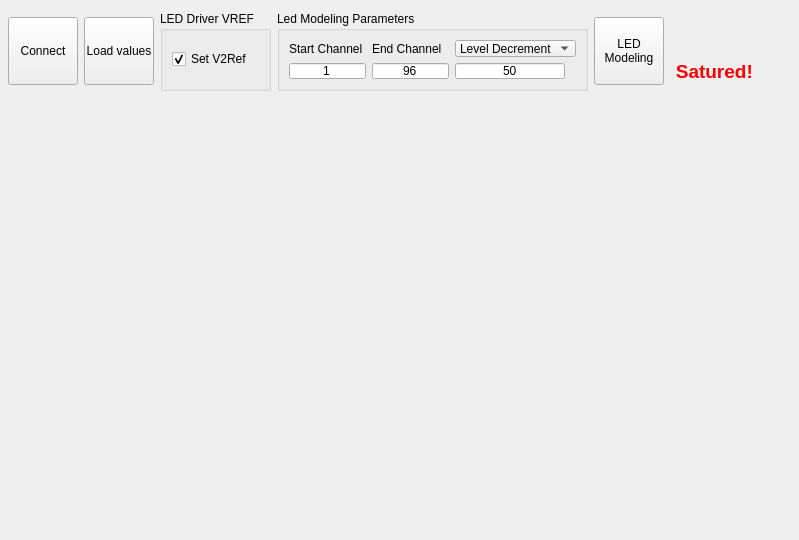
      <widget class="QWidget" name="ledDriverTab">
       <attribute name="title">
        <string>LED Driver</string>
       </attribute>
       <widget class="QWidget" name="plotAreaLed" native="true">
        <property name="geometry">
         <rect>
          <x>673</x>
          <y>112</y>
          <width>114</width>
          <height>417</height>
         </rect>
        </property>
        <property name="sizePolicy">
         <sizepolicy hsizetype="Expanding" vsizetype="Expanding">
          <horstretch>0</horstretch>
          <verstretch>0</verstretch>
         </sizepolicy>
        </property>
        <property name="minimumSize">
         <size>
          <width>5</width>
          <height>380</height>
         </size>
        </property>
        <property name="sizeIncrement">
         <size>
          <width>0</width>
          <height>0</height>
         </size>
        </property>
        <property name="baseSize">
         <size>
          <width>0</width>
          <height>0</height>
         </size>
        </property>
       </widget>
       <widget class="QLabel" name="saturedLabel_2">
        <property name="geometry">
         <rect>
          <x>560</x>
          <y>60</y>
          <width>230</width>
          <height>23</height>
         </rect>
        </property>
        <property name="minimumSize">
         <size>
          <width>230</width>
          <height>0</height>
         </size>
        </property>
        <property name="maximumSize">
         <size>
          <width>230</width>
          <height>16777215</height>
         </size>
        </property>
        <property name="font">
         <font>
          <pointsize>14</pointsize>
          <weight>75</weight>
          <bold>true</bold>
         </font>
        </property>
        <property name="text">
         <string>&lt;!DOCTYPE HTML PUBLIC &quot;-//W3C//DTD HTML 4.0//EN&quot; &quot;http://www.w3.org/TR/REC-html40/strict.dtd&quot;&gt;
&lt;html&gt;&lt;head&gt;&lt;meta name=&quot;qrichtext&quot; content=&quot;1&quot; /&gt;&lt;style type=&quot;text/css&quot;&gt;
p, li { white-space: pre-wrap; }
&lt;/style&gt;&lt;/head&gt;&lt;body style=&quot; font-family:'MS Shell Dlg 2'; font-size:14pt; font-weight:600; font-style:normal;&quot;&gt;
&lt;p style=&quot; margin-top:0px; margin-bottom:0px; margin-left:0px; margin-right:0px; -qt-block-indent:0; text-indent:0px;&quot;&gt;&lt;span style=&quot; color:#ff0000;&quot;&gt;                      Satured!&lt;/span&gt;&lt;/p&gt;&lt;/body&gt;&lt;/html&gt;</string>
        </property>
       </widget>
       <widget class="QLabel" name="scanNumberLabel_2">
        <property name="geometry">
         <rect>
          <x>560</x>
          <y>20</y>
          <width>230</width>
          <height>23</height>
         </rect>
        </property>
        <property name="minimumSize">
         <size>
          <width>230</width>
          <height>0</height>
         </size>
        </property>
        <property name="maximumSize">
         <size>
          <width>230</width>
          <height>16777215</height>
         </size>
        </property>
        <property name="font">
         <font>
          <pointsize>14</pointsize>
          <weight>75</weight>
          <bold>true</bold>
         </font>
        </property>
        <property name="text">
         <string/>
        </property>
       </widget>
       <widget class="QWidget" name="horizontalLayoutWidget">
        <property name="geometry">
         <rect>
          <x>8</x>
          <y>10</y>
          <width>656</width>
          <height>82</height>
         </rect>
        </property>
        <layout class="QGridLayout" name="gridLayout_48">
         <item row="0" column="2">
          <widget class="QGroupBox" name="LEDDriverParametersGroupBox">
           <property name="minimumSize">
            <size>
             <width>110</width>
             <height>80</height>
            </size>
           </property>
           <property name="maximumSize">
            <size>
             <width>120</width>
             <height>80</height>
            </size>
           </property>
           <property name="title">
            <string>LED Driver VREF</string>
           </property>
           <layout class="QGridLayout" name="gridLayout_47">
            <item row="0" column="0">
             <widget class="QCheckBox" name="setV2RefCheckBox">
              <property name="text">
               <string>Set V2Ref</string>
              </property>
              <property name="checked">
               <bool>true</bool>
              </property>
             </widget>
            </item>
           </layout>
          </widget>
         </item>
         <item row="0" column="1">
          <widget class="QToolButton" name="btnLoadValuesForChannels">
           <property name="minimumSize">
            <size>
             <width>70</width>
             <height>68</height>
            </size>
           </property>
           <property name="text">
            <string>Load values</string>
           </property>
           <property name="icon">
            <iconset resource="Pics.qrc">
             <normaloff>:/pics/database_up.png</normaloff>:/pics/database_up.png</iconset>
           </property>
           <property name="iconSize">
            <size>
             <width>32</width>
             <height>32</height>
            </size>
           </property>
           <property name="toolButtonStyle">
            <enum>Qt::ToolButtonTextUnderIcon</enum>
           </property>
          </widget>
         </item>
         <item row="0" column="0">
          <widget class="QToolButton" name="btnConnectDisconnectLED">
           <property name="minimumSize">
            <size>
             <width>70</width>
             <height>68</height>
            </size>
           </property>
           <property name="text">
            <string>Connect</string>
           </property>
           <property name="icon">
            <iconset resource="Pics.qrc">
             <normaloff>:/pics/reconnect.png</normaloff>:/pics/reconnect.png</iconset>
           </property>
           <property name="iconSize">
            <size>
             <width>32</width>
             <height>32</height>
            </size>
           </property>
           <property name="toolButtonStyle">
            <enum>Qt::ToolButtonTextUnderIcon</enum>
           </property>
          </widget>
         </item>
         <item row="0" column="4">
          <widget class="QToolButton" name="btnLedModeling">
           <property name="minimumSize">
            <size>
             <width>70</width>
             <height>68</height>
            </size>
           </property>
           <property name="text">
            <string>LED
Modeling</string>
           </property>
           <property name="icon">
            <iconset resource="Pics.qrc">
             <normaloff>:/pics/logo.png</normaloff>:/pics/logo.png</iconset>
           </property>
           <property name="iconSize">
            <size>
             <width>32</width>
             <height>32</height>
            </size>
           </property>
           <property name="toolButtonStyle">
            <enum>Qt::ToolButtonTextUnderIcon</enum>
           </property>
          </widget>
         </item>
         <item row="0" column="3">
          <widget class="QGroupBox" name="ledModelingParametersGoupBox">
           <property name="minimumSize">
            <size>
             <width>310</width>
             <height>80</height>
            </size>
           </property>
           <property name="maximumSize">
            <size>
             <width>350</width>
             <height>80</height>
            </size>
           </property>
           <property name="title">
            <string>Led Modeling Parameters</string>
           </property>
           <layout class="QGridLayout" name="gridLayout_15">
            <item row="0" column="0">
             <layout class="QGridLayout" name="gridLayout">
              <item row="0" column="1">
               <widget class="QLabel" name="label_8">
                <property name="text">
                 <string>Start Channel</string>
                </property>
               </widget>
              </item>
              <item row="0" column="2">
               <widget class="QLabel" name="label_7">
                <property name="text">
                 <string>End Channel</string>
                </property>
               </widget>
              </item>
              <item row="1" column="1">
               <widget class="QLineEdit" name="startChannel">
                <property name="maximumSize">
                 <size>
                  <width>80</width>
                  <height>16777215</height>
                 </size>
                </property>
                <property name="text">
                 <string>1</string>
                </property>
                <property name="alignment">
                 <set>Qt::AlignCenter</set>
                </property>
               </widget>
              </item>
              <item row="1" column="2">
               <widget class="QLineEdit" name="endChannel">
                <property name="maximumSize">
                 <size>
                  <width>80</width>
                  <height>16777215</height>
                 </size>
                </property>
                <property name="text">
                 <string>96</string>
                </property>
                <property name="alignment">
                 <set>Qt::AlignCenter</set>
                </property>
               </widget>
              </item>
              <item row="0" column="3">
               <widget class="QComboBox" name="levelIncDecComboBox">
                <property name="minimumSize">
                 <size>
                  <width>110</width>
                  <height>0</height>
                 </size>
                </property>
                <item>
                 <property name="text">
                  <string>Level Decrement</string>
                 </property>
                </item>
                <item>
                 <property name="text">
                  <string>Level Increment</string>
                 </property>
                </item>
               </widget>
              </item>
              <item row="1" column="3">
               <widget class="QLineEdit" name="levelIncDecValue">
                <property name="sizePolicy">
                 <sizepolicy hsizetype="Minimum" vsizetype="Fixed">
                  <horstretch>0</horstretch>
                  <verstretch>0</verstretch>
                 </sizepolicy>
                </property>
                <property name="minimumSize">
                 <size>
                  <width>45</width>
                  <height>0</height>
                 </size>
                </property>
                <property name="maximumSize">
                 <size>
                  <width>110</width>
                  <height>16777215</height>
                 </size>
                </property>
                <property name="text">
                 <string>50</string>
                </property>
                <property name="alignment">
                 <set>Qt::AlignCenter</set>
                </property>
               </widget>
              </item>
             </layout>
            </item>
           </layout>
          </widget>
         </item>
        </layout>
       </widget>
       <widget class="QWidget" name="ledDriverWidget" native="true">
        <property name="geometry">
         <rect>
          <x>10</x>
          <y>100</y>
          <width>661</width>
          <height>431</height>
         </rect>
        </property>
       </widget>
      </widget>
